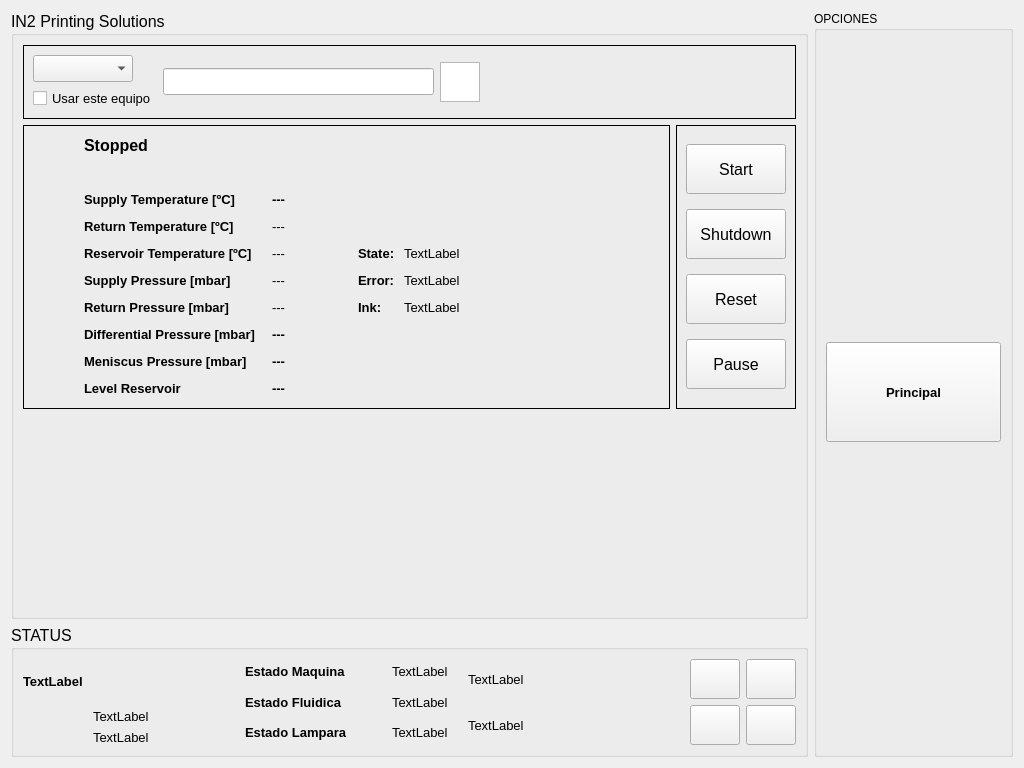
<?xml version="1.0" encoding="UTF-8"?>
<ui version="4.0">
 <class>FluidicaUI</class>
 <widget class="QWidget" name="FluidicaUI">
  <property name="geometry">
   <rect>
    <x>0</x>
    <y>0</y>
    <width>1024</width>
    <height>768</height>
   </rect>
  </property>
  <property name="sizePolicy">
   <sizepolicy hsizetype="Expanding" vsizetype="Preferred">
    <horstretch>0</horstretch>
    <verstretch>0</verstretch>
   </sizepolicy>
  </property>
  <property name="windowTitle">
   <string>IN2PS</string>
  </property>
  <property name="windowOpacity">
   <double>1.000000000000000</double>
  </property>
  <layout class="QGridLayout" name="gridLayout">
   <item row="1" column="0">
    <widget class="QGroupBox" name="groupBox">
     <property name="sizePolicy">
      <sizepolicy hsizetype="Expanding" vsizetype="Expanding">
       <horstretch>12</horstretch>
       <verstretch>4</verstretch>
      </sizepolicy>
     </property>
     <property name="font">
      <font>
       <pointsize>12</pointsize>
      </font>
     </property>
     <property name="title">
      <string>STATUS</string>
     </property>
     <layout class="QGridLayout" name="gridLayout_6">
      <item row="0" column="0" rowspan="2">
       <layout class="QGridLayout" name="gridLayout_7" columnstretch="0">
        <item row="0" column="0">
         <widget class="QLabel" name="fecha">
          <property name="sizePolicy">
           <sizepolicy hsizetype="Preferred" vsizetype="Preferred">
            <horstretch>1</horstretch>
            <verstretch>1</verstretch>
           </sizepolicy>
          </property>
          <property name="font">
           <font>
            <pointsize>10</pointsize>
            <weight>75</weight>
            <bold>true</bold>
           </font>
          </property>
          <property name="text">
           <string>TextLabel</string>
          </property>
         </widget>
        </item>
        <item row="1" column="0">
         <layout class="QGridLayout" name="gridLayout_5">
          <item row="0" column="0" rowspan="2">
           <widget class="QLabel" name="m_TextoStatus">
            <property name="sizePolicy">
             <sizepolicy hsizetype="Maximum" vsizetype="Maximum">
              <horstretch>1</horstretch>
              <verstretch>1</verstretch>
             </sizepolicy>
            </property>
            <property name="maximumSize">
             <size>
              <width>64</width>
              <height>64</height>
             </size>
            </property>
            <property name="text">
             <string/>
            </property>
            <property name="pixmap">
             <pixmap resource="../../Xaar/SinglePass/shared.qrc">:/res/images/folder_logo.png</pixmap>
            </property>
            <property name="scaledContents">
             <bool>true</bool>
            </property>
           </widget>
          </item>
          <item row="0" column="1">
           <widget class="QLabel" name="usuario_actual">
            <property name="sizePolicy">
             <sizepolicy hsizetype="Preferred" vsizetype="Preferred">
              <horstretch>1</horstretch>
              <verstretch>1</verstretch>
             </sizepolicy>
            </property>
            <property name="font">
             <font>
              <pointsize>10</pointsize>
             </font>
            </property>
            <property name="text">
             <string>TextLabel</string>
            </property>
           </widget>
          </item>
          <item row="1" column="1">
           <widget class="QLabel" name="m_User">
            <property name="sizePolicy">
             <sizepolicy hsizetype="Preferred" vsizetype="Preferred">
              <horstretch>1</horstretch>
              <verstretch>1</verstretch>
             </sizepolicy>
            </property>
            <property name="font">
             <font>
              <pointsize>10</pointsize>
             </font>
            </property>
            <property name="text">
             <string>TextLabel</string>
            </property>
           </widget>
          </item>
         </layout>
        </item>
       </layout>
      </item>
      <item row="0" column="1" rowspan="2">
       <layout class="QGridLayout" name="gridLayout_3" columnstretch="2,0">
        <item row="0" column="0">
         <widget class="QLabel" name="lblMaquina">
          <property name="sizePolicy">
           <sizepolicy hsizetype="Preferred" vsizetype="Preferred">
            <horstretch>2</horstretch>
            <verstretch>1</verstretch>
           </sizepolicy>
          </property>
          <property name="font">
           <font>
            <pointsize>10</pointsize>
            <weight>75</weight>
            <bold>true</bold>
           </font>
          </property>
          <property name="text">
           <string>Estado Maquina</string>
          </property>
         </widget>
        </item>
        <item row="1" column="0">
         <widget class="QLabel" name="lblFluid">
          <property name="sizePolicy">
           <sizepolicy hsizetype="Preferred" vsizetype="Preferred">
            <horstretch>2</horstretch>
            <verstretch>1</verstretch>
           </sizepolicy>
          </property>
          <property name="font">
           <font>
            <pointsize>10</pointsize>
            <weight>75</weight>
            <bold>true</bold>
           </font>
          </property>
          <property name="text">
           <string>Estado Fluidica</string>
          </property>
         </widget>
        </item>
        <item row="2" column="0">
         <widget class="QLabel" name="lblLamp">
          <property name="sizePolicy">
           <sizepolicy hsizetype="Preferred" vsizetype="Preferred">
            <horstretch>2</horstretch>
            <verstretch>1</verstretch>
           </sizepolicy>
          </property>
          <property name="font">
           <font>
            <pointsize>10</pointsize>
            <weight>75</weight>
            <bold>true</bold>
           </font>
          </property>
          <property name="text">
           <string>Estado Lampara</string>
          </property>
         </widget>
        </item>
        <item row="0" column="1">
         <widget class="QLabel" name="led_EstadoMaquina">
          <property name="sizePolicy">
           <sizepolicy hsizetype="Preferred" vsizetype="Preferred">
            <horstretch>1</horstretch>
            <verstretch>1</verstretch>
           </sizepolicy>
          </property>
          <property name="font">
           <font>
            <pointsize>10</pointsize>
           </font>
          </property>
          <property name="text">
           <string>TextLabel</string>
          </property>
         </widget>
        </item>
        <item row="2" column="1">
         <widget class="QLabel" name="led_EstadoLampara">
          <property name="sizePolicy">
           <sizepolicy hsizetype="Preferred" vsizetype="Preferred">
            <horstretch>1</horstretch>
            <verstretch>1</verstretch>
           </sizepolicy>
          </property>
          <property name="font">
           <font>
            <pointsize>10</pointsize>
           </font>
          </property>
          <property name="text">
           <string>TextLabel</string>
          </property>
         </widget>
        </item>
        <item row="1" column="1">
         <widget class="QLabel" name="led_EstadoTemperatura">
          <property name="sizePolicy">
           <sizepolicy hsizetype="Preferred" vsizetype="Preferred">
            <horstretch>1</horstretch>
            <verstretch>1</verstretch>
           </sizepolicy>
          </property>
          <property name="font">
           <font>
            <pointsize>10</pointsize>
           </font>
          </property>
          <property name="text">
           <string>TextLabel</string>
          </property>
         </widget>
        </item>
       </layout>
      </item>
      <item row="0" column="2" rowspan="2">
       <layout class="QGridLayout" name="gridLayout_2">
        <item row="0" column="0">
         <widget class="QLabel" name="m_NombreFicheroConfig">
          <property name="sizePolicy">
           <sizepolicy hsizetype="Preferred" vsizetype="Preferred">
            <horstretch>30</horstretch>
            <verstretch>0</verstretch>
           </sizepolicy>
          </property>
          <property name="font">
           <font>
            <pointsize>10</pointsize>
           </font>
          </property>
          <property name="text">
           <string>TextLabel</string>
          </property>
         </widget>
        </item>
        <item row="1" column="0">
         <widget class="QLabel" name="m_RutaFicheroConfig">
          <property name="sizePolicy">
           <sizepolicy hsizetype="Preferred" vsizetype="Preferred">
            <horstretch>20</horstretch>
            <verstretch>0</verstretch>
           </sizepolicy>
          </property>
          <property name="font">
           <font>
            <pointsize>10</pointsize>
           </font>
          </property>
          <property name="text">
           <string>TextLabel</string>
          </property>
         </widget>
        </item>
       </layout>
      </item>
      <item row="0" column="3">
       <widget class="QPushButton" name="m_ButtonShowLog">
        <property name="sizePolicy">
         <sizepolicy hsizetype="Preferred" vsizetype="Preferred">
          <horstretch>1</horstretch>
          <verstretch>0</verstretch>
         </sizepolicy>
        </property>
        <property name="minimumSize">
         <size>
          <width>50</width>
          <height>40</height>
         </size>
        </property>
        <property name="maximumSize">
         <size>
          <width>50</width>
          <height>40</height>
         </size>
        </property>
        <property name="text">
         <string/>
        </property>
        <property name="icon">
         <iconset resource="../../Xaar/SinglePass/shared.qrc">
          <normaloff>:/res/images/agent.png</normaloff>:/res/images/agent.png</iconset>
        </property>
        <property name="iconSize">
         <size>
          <width>24</width>
          <height>24</height>
         </size>
        </property>
       </widget>
      </item>
      <item row="0" column="4">
       <widget class="QPushButton" name="m_MostrarInicio">
        <property name="sizePolicy">
         <sizepolicy hsizetype="Preferred" vsizetype="Preferred">
          <horstretch>0</horstretch>
          <verstretch>0</verstretch>
         </sizepolicy>
        </property>
        <property name="minimumSize">
         <size>
          <width>50</width>
          <height>40</height>
         </size>
        </property>
        <property name="maximumSize">
         <size>
          <width>50</width>
          <height>40</height>
         </size>
        </property>
        <property name="text">
         <string/>
        </property>
        <property name="icon">
         <iconset resource="../../Xaar/SinglePass/shared.qrc">
          <normaloff>:/res/images/desktop.png</normaloff>:/res/images/desktop.png</iconset>
        </property>
        <property name="iconSize">
         <size>
          <width>24</width>
          <height>24</height>
         </size>
        </property>
       </widget>
      </item>
      <item row="1" column="3">
       <widget class="QPushButton" name="m_MostrarMantenimiento">
        <property name="enabled">
         <bool>true</bool>
        </property>
        <property name="sizePolicy">
         <sizepolicy hsizetype="Preferred" vsizetype="Preferred">
          <horstretch>1</horstretch>
          <verstretch>0</verstretch>
         </sizepolicy>
        </property>
        <property name="minimumSize">
         <size>
          <width>50</width>
          <height>40</height>
         </size>
        </property>
        <property name="maximumSize">
         <size>
          <width>50</width>
          <height>40</height>
         </size>
        </property>
        <property name="text">
         <string/>
        </property>
        <property name="icon">
         <iconset resource="../../Xaar/SinglePass/shared.qrc">
          <normaloff>:/res/images/light_off.png</normaloff>:/res/images/light_off.png</iconset>
        </property>
        <property name="iconSize">
         <size>
          <width>24</width>
          <height>24</height>
         </size>
        </property>
       </widget>
      </item>
      <item row="1" column="4">
       <widget class="QPushButton" name="m_MostrarAyuda">
        <property name="sizePolicy">
         <sizepolicy hsizetype="Preferred" vsizetype="Preferred">
          <horstretch>0</horstretch>
          <verstretch>0</verstretch>
         </sizepolicy>
        </property>
        <property name="minimumSize">
         <size>
          <width>50</width>
          <height>40</height>
         </size>
        </property>
        <property name="maximumSize">
         <size>
          <width>50</width>
          <height>40</height>
         </size>
        </property>
        <property name="text">
         <string/>
        </property>
        <property name="icon">
         <iconset resource="../../Xaar/SinglePass/shared.qrc">
          <normaloff>:/res/images/contacto.png</normaloff>:/res/images/contacto.png</iconset>
        </property>
        <property name="iconSize">
         <size>
          <width>24</width>
          <height>24</height>
         </size>
        </property>
       </widget>
      </item>
     </layout>
    </widget>
   </item>
   <item row="0" column="1" rowspan="2">
    <widget class="QGroupBox" name="groupBox_3">
     <property name="sizePolicy">
      <sizepolicy hsizetype="Expanding" vsizetype="Preferred">
       <horstretch>3</horstretch>
       <verstretch>0</verstretch>
      </sizepolicy>
     </property>
     <property name="title">
      <string>OPCIONES</string>
     </property>
     <layout class="QVBoxLayout" name="verticalLayout">
      <property name="spacing">
       <number>50</number>
      </property>
      <property name="sizeConstraint">
       <enum>QLayout::SetNoConstraint</enum>
      </property>
      <property name="rightMargin">
       <number>9</number>
      </property>
      <item>
       <widget class="QPushButton" name="m_AceptarButton">
        <property name="sizePolicy">
         <sizepolicy hsizetype="Ignored" vsizetype="Ignored">
          <horstretch>0</horstretch>
          <verstretch>0</verstretch>
         </sizepolicy>
        </property>
        <property name="maximumSize">
         <size>
          <width>16777215</width>
          <height>100</height>
         </size>
        </property>
        <property name="font">
         <font>
          <pointsize>10</pointsize>
          <weight>75</weight>
          <bold>true</bold>
         </font>
        </property>
        <property name="text">
         <string>Principal</string>
        </property>
        <property name="icon">
         <iconset resource="../../Xaar/SinglePass/shared.qrc">
          <normaloff>:/res/images/Home.png</normaloff>:/res/images/Home.png</iconset>
        </property>
        <property name="iconSize">
         <size>
          <width>60</width>
          <height>60</height>
         </size>
        </property>
       </widget>
      </item>
     </layout>
    </widget>
   </item>
   <item row="0" column="0">
    <widget class="QGroupBox" name="groupBoxCentral">
     <property name="sizePolicy">
      <sizepolicy hsizetype="Expanding" vsizetype="Preferred">
       <horstretch>12</horstretch>
       <verstretch>20</verstretch>
      </sizepolicy>
     </property>
     <property name="font">
      <font>
       <pointsize>12</pointsize>
      </font>
     </property>
     <property name="title">
      <string>IN2 Printing Solutions</string>
     </property>
     <layout class="QGridLayout" name="gridLayout_10">
      <item row="0" column="0" colspan="2">
       <widget class="QFrame" name="frame">
        <property name="frameShape">
         <enum>QFrame::Box</enum>
        </property>
        <property name="frameShadow">
         <enum>QFrame::Plain</enum>
        </property>
        <layout class="QHBoxLayout" name="horizontalLayout">
         <item>
          <layout class="QVBoxLayout" name="verticalLayout_2">
           <item>
            <widget class="QComboBox" name="m_Equipo">
             <property name="sizePolicy">
              <sizepolicy hsizetype="Fixed" vsizetype="Fixed">
               <horstretch>0</horstretch>
               <verstretch>0</verstretch>
              </sizepolicy>
             </property>
             <property name="maximumSize">
              <size>
               <width>100</width>
               <height>40</height>
              </size>
             </property>
            </widget>
           </item>
           <item>
            <widget class="QCheckBox" name="m_Used">
             <property name="font">
              <font>
               <pointsize>10</pointsize>
              </font>
             </property>
             <property name="text">
              <string>Usar este equipo</string>
             </property>
            </widget>
           </item>
          </layout>
         </item>
         <item>
          <widget class="QLineEdit" name="m_Descripcion"/>
         </item>
         <item>
          <widget class="QTextEdit" name="m_Color">
           <property name="sizePolicy">
            <sizepolicy hsizetype="Fixed" vsizetype="Expanding">
             <horstretch>0</horstretch>
             <verstretch>0</verstretch>
            </sizepolicy>
           </property>
           <property name="maximumSize">
            <size>
             <width>40</width>
             <height>40</height>
            </size>
           </property>
           <property name="tabChangesFocus">
            <bool>true</bool>
           </property>
           <property name="readOnly">
            <bool>true</bool>
           </property>
          </widget>
         </item>
         <item>
          <spacer name="horizontalSpacer_2">
           <property name="orientation">
            <enum>Qt::Horizontal</enum>
           </property>
           <property name="sizeType">
            <enum>QSizePolicy::MinimumExpanding</enum>
           </property>
           <property name="sizeHint" stdset="0">
            <size>
             <width>306</width>
             <height>20</height>
            </size>
           </property>
          </spacer>
         </item>
        </layout>
       </widget>
      </item>
      <item row="1" column="0">
       <widget class="QFrame" name="frame_2">
        <property name="sizePolicy">
         <sizepolicy hsizetype="Preferred" vsizetype="Expanding">
          <horstretch>0</horstretch>
          <verstretch>2</verstretch>
         </sizepolicy>
        </property>
        <property name="frameShape">
         <enum>QFrame::Box</enum>
        </property>
        <property name="frameShadow">
         <enum>QFrame::Plain</enum>
        </property>
        <layout class="QGridLayout" name="gridLayout_4">
         <item row="0" column="0">
          <layout class="QGridLayout" name="gridLayout_9">
           <item row="0" column="1">
            <widget class="QLabel" name="lbl_EstadoActual">
             <property name="sizePolicy">
              <sizepolicy hsizetype="Fixed" vsizetype="Preferred">
               <horstretch>4</horstretch>
               <verstretch>0</verstretch>
              </sizepolicy>
             </property>
             <property name="maximumSize">
              <size>
               <width>16777215</width>
               <height>30</height>
              </size>
             </property>
             <property name="font">
              <font>
               <weight>75</weight>
               <bold>true</bold>
              </font>
             </property>
             <property name="text">
              <string>Stopped</string>
             </property>
            </widget>
           </item>
           <item row="0" column="0">
            <widget class="QLabel" name="lbl_Estado">
             <property name="sizePolicy">
              <sizepolicy hsizetype="Preferred" vsizetype="Preferred">
               <horstretch>1</horstretch>
               <verstretch>0</verstretch>
              </sizepolicy>
             </property>
             <property name="maximumSize">
              <size>
               <width>16777215</width>
               <height>30</height>
              </size>
             </property>
             <property name="text">
              <string/>
             </property>
             <property name="pixmap">
              <pixmap resource="../../Xaar/SinglePass/shared.qrc">:/res/images/Ledambar.png</pixmap>
             </property>
             <property name="alignment">
              <set>Qt::AlignCenter</set>
             </property>
             <property name="margin">
              <number>0</number>
             </property>
            </widget>
           </item>
           <item row="1" column="0">
            <widget class="QLabel" name="label_4">
             <property name="text">
              <string/>
             </property>
            </widget>
           </item>
           <item row="2" column="1">
            <widget class="QLabel" name="lbl_Stopped_12">
             <property name="sizePolicy">
              <sizepolicy hsizetype="Minimum" vsizetype="Preferred">
               <horstretch>2</horstretch>
               <verstretch>0</verstretch>
              </sizepolicy>
             </property>
             <property name="font">
              <font>
               <pointsize>10</pointsize>
               <weight>75</weight>
               <bold>true</bold>
              </font>
             </property>
             <property name="text">
              <string>Supply Temperature [ºC]</string>
             </property>
             <property name="alignment">
              <set>Qt::AlignLeading|Qt::AlignLeft|Qt::AlignVCenter</set>
             </property>
            </widget>
           </item>
           <item row="3" column="1">
            <widget class="QLabel" name="lbl_Stopped_18">
             <property name="sizePolicy">
              <sizepolicy hsizetype="Minimum" vsizetype="Preferred">
               <horstretch>2</horstretch>
               <verstretch>0</verstretch>
              </sizepolicy>
             </property>
             <property name="font">
              <font>
               <pointsize>10</pointsize>
               <weight>75</weight>
               <bold>true</bold>
              </font>
             </property>
             <property name="text">
              <string>Return Temperature [ºC]</string>
             </property>
             <property name="alignment">
              <set>Qt::AlignLeading|Qt::AlignLeft|Qt::AlignVCenter</set>
             </property>
            </widget>
           </item>
           <item row="4" column="1">
            <widget class="QLabel" name="lbl_Stopped_19">
             <property name="sizePolicy">
              <sizepolicy hsizetype="Minimum" vsizetype="Preferred">
               <horstretch>2</horstretch>
               <verstretch>0</verstretch>
              </sizepolicy>
             </property>
             <property name="font">
              <font>
               <pointsize>10</pointsize>
               <weight>75</weight>
               <bold>true</bold>
              </font>
             </property>
             <property name="text">
              <string>Reservoir Temperature [ºC]    </string>
             </property>
             <property name="alignment">
              <set>Qt::AlignLeading|Qt::AlignLeft|Qt::AlignVCenter</set>
             </property>
            </widget>
           </item>
           <item row="5" column="1">
            <widget class="QLabel" name="lbl_Stopped_15">
             <property name="sizePolicy">
              <sizepolicy hsizetype="Minimum" vsizetype="Preferred">
               <horstretch>2</horstretch>
               <verstretch>0</verstretch>
              </sizepolicy>
             </property>
             <property name="font">
              <font>
               <pointsize>10</pointsize>
               <weight>75</weight>
               <bold>true</bold>
              </font>
             </property>
             <property name="text">
              <string>Supply Pressure [mbar]</string>
             </property>
             <property name="alignment">
              <set>Qt::AlignLeading|Qt::AlignLeft|Qt::AlignVCenter</set>
             </property>
            </widget>
           </item>
           <item row="6" column="1">
            <widget class="QLabel" name="label_6">
             <property name="font">
              <font>
               <pointsize>10</pointsize>
               <weight>75</weight>
               <bold>true</bold>
              </font>
             </property>
             <property name="text">
              <string>Return Pressure [mbar]</string>
             </property>
            </widget>
           </item>
           <item row="7" column="1">
            <widget class="QLabel" name="lbl_Stopped_17">
             <property name="sizePolicy">
              <sizepolicy hsizetype="Minimum" vsizetype="Preferred">
               <horstretch>2</horstretch>
               <verstretch>0</verstretch>
              </sizepolicy>
             </property>
             <property name="font">
              <font>
               <pointsize>10</pointsize>
               <weight>75</weight>
               <bold>true</bold>
              </font>
             </property>
             <property name="text">
              <string>Differential Pressure [mbar]</string>
             </property>
             <property name="alignment">
              <set>Qt::AlignLeading|Qt::AlignLeft|Qt::AlignVCenter</set>
             </property>
            </widget>
           </item>
           <item row="8" column="1">
            <widget class="QLabel" name="lbl_Stopped_16">
             <property name="sizePolicy">
              <sizepolicy hsizetype="Minimum" vsizetype="Preferred">
               <horstretch>2</horstretch>
               <verstretch>0</verstretch>
              </sizepolicy>
             </property>
             <property name="font">
              <font>
               <pointsize>10</pointsize>
               <weight>75</weight>
               <bold>true</bold>
              </font>
             </property>
             <property name="text">
              <string>Meniscus Pressure [mbar]</string>
             </property>
             <property name="alignment">
              <set>Qt::AlignLeading|Qt::AlignLeft|Qt::AlignVCenter</set>
             </property>
            </widget>
           </item>
           <item row="9" column="1">
            <widget class="QLabel" name="lbl_Stopped_13">
             <property name="sizePolicy">
              <sizepolicy hsizetype="Minimum" vsizetype="Preferred">
               <horstretch>2</horstretch>
               <verstretch>0</verstretch>
              </sizepolicy>
             </property>
             <property name="font">
              <font>
               <pointsize>10</pointsize>
               <weight>75</weight>
               <bold>true</bold>
              </font>
             </property>
             <property name="text">
              <string>Level Reservoir</string>
             </property>
             <property name="alignment">
              <set>Qt::AlignLeading|Qt::AlignLeft|Qt::AlignVCenter</set>
             </property>
            </widget>
           </item>
           <item row="2" column="2">
            <widget class="QLabel" name="value_SupplyTemp">
             <property name="sizePolicy">
              <sizepolicy hsizetype="Preferred" vsizetype="Preferred">
               <horstretch>1</horstretch>
               <verstretch>0</verstretch>
              </sizepolicy>
             </property>
             <property name="font">
              <font>
               <pointsize>10</pointsize>
               <weight>75</weight>
               <bold>true</bold>
              </font>
             </property>
             <property name="text">
              <string>---</string>
             </property>
            </widget>
           </item>
           <item row="0" column="2">
            <spacer name="horizontalSpacer_8">
             <property name="orientation">
              <enum>Qt::Horizontal</enum>
             </property>
             <property name="sizeType">
              <enum>QSizePolicy::Fixed</enum>
             </property>
             <property name="sizeHint" stdset="0">
              <size>
               <width>80</width>
               <height>20</height>
              </size>
             </property>
            </spacer>
           </item>
           <item row="3" column="2">
            <widget class="QLabel" name="value_ReturnTemp">
             <property name="sizePolicy">
              <sizepolicy hsizetype="Preferred" vsizetype="Preferred">
               <horstretch>1</horstretch>
               <verstretch>0</verstretch>
              </sizepolicy>
             </property>
             <property name="font">
              <font>
               <pointsize>10</pointsize>
              </font>
             </property>
             <property name="text">
              <string>---</string>
             </property>
            </widget>
           </item>
           <item row="4" column="2">
            <widget class="QLabel" name="value_ResTemp">
             <property name="sizePolicy">
              <sizepolicy hsizetype="Preferred" vsizetype="Preferred">
               <horstretch>1</horstretch>
               <verstretch>0</verstretch>
              </sizepolicy>
             </property>
             <property name="font">
              <font>
               <pointsize>10</pointsize>
              </font>
             </property>
             <property name="text">
              <string>---</string>
             </property>
            </widget>
           </item>
           <item row="5" column="2">
            <widget class="QLabel" name="value_SupplyPr">
             <property name="sizePolicy">
              <sizepolicy hsizetype="Preferred" vsizetype="Preferred">
               <horstretch>1</horstretch>
               <verstretch>0</verstretch>
              </sizepolicy>
             </property>
             <property name="font">
              <font>
               <pointsize>10</pointsize>
              </font>
             </property>
             <property name="text">
              <string>---</string>
             </property>
            </widget>
           </item>
           <item row="6" column="2">
            <widget class="QLabel" name="value_ReturnPr">
             <property name="font">
              <font>
               <pointsize>10</pointsize>
              </font>
             </property>
             <property name="text">
              <string>---</string>
             </property>
            </widget>
           </item>
           <item row="7" column="2">
            <widget class="QLabel" name="value_DifferentialPr">
             <property name="sizePolicy">
              <sizepolicy hsizetype="Preferred" vsizetype="Preferred">
               <horstretch>1</horstretch>
               <verstretch>0</verstretch>
              </sizepolicy>
             </property>
             <property name="font">
              <font>
               <pointsize>10</pointsize>
               <weight>75</weight>
               <bold>true</bold>
              </font>
             </property>
             <property name="text">
              <string>---</string>
             </property>
            </widget>
           </item>
           <item row="8" column="2">
            <widget class="QLabel" name="value_MeniscusPr">
             <property name="sizePolicy">
              <sizepolicy hsizetype="Preferred" vsizetype="Preferred">
               <horstretch>1</horstretch>
               <verstretch>0</verstretch>
              </sizepolicy>
             </property>
             <property name="font">
              <font>
               <pointsize>10</pointsize>
               <weight>75</weight>
               <bold>true</bold>
              </font>
             </property>
             <property name="text">
              <string>---</string>
             </property>
            </widget>
           </item>
           <item row="9" column="2">
            <widget class="QLabel" name="value_LevelRes">
             <property name="sizePolicy">
              <sizepolicy hsizetype="Preferred" vsizetype="Preferred">
               <horstretch>1</horstretch>
               <verstretch>0</verstretch>
              </sizepolicy>
             </property>
             <property name="font">
              <font>
               <pointsize>10</pointsize>
               <weight>75</weight>
               <bold>true</bold>
              </font>
             </property>
             <property name="text">
              <string>---</string>
             </property>
            </widget>
           </item>
           <item row="2" column="0">
            <spacer name="horizontalSpacer">
             <property name="orientation">
              <enum>Qt::Horizontal</enum>
             </property>
             <property name="sizeType">
              <enum>QSizePolicy::Expanding</enum>
             </property>
             <property name="sizeHint" stdset="0">
              <size>
               <width>40</width>
               <height>20</height>
              </size>
             </property>
            </spacer>
           </item>
           <item row="9" column="5">
            <spacer name="horizontalSpacer_6">
             <property name="orientation">
              <enum>Qt::Horizontal</enum>
             </property>
             <property name="sizeType">
              <enum>QSizePolicy::Minimum</enum>
             </property>
             <property name="sizeHint" stdset="0">
              <size>
               <width>200</width>
               <height>20</height>
              </size>
             </property>
            </spacer>
           </item>
           <item row="5" column="3">
            <widget class="QLabel" name="label_5">
             <property name="font">
              <font>
               <pointsize>10</pointsize>
               <weight>75</weight>
               <bold>true</bold>
              </font>
             </property>
             <property name="text">
              <string>Error:</string>
             </property>
            </widget>
           </item>
           <item row="6" column="3">
            <widget class="QLabel" name="label_7">
             <property name="font">
              <font>
               <pointsize>10</pointsize>
               <weight>75</weight>
               <bold>true</bold>
              </font>
             </property>
             <property name="text">
              <string>Ink:</string>
             </property>
            </widget>
           </item>
           <item row="4" column="3">
            <widget class="QLabel" name="lblEstado">
             <property name="font">
              <font>
               <pointsize>10</pointsize>
               <weight>75</weight>
               <bold>true</bold>
              </font>
             </property>
             <property name="text">
              <string>State: </string>
             </property>
            </widget>
           </item>
           <item row="5" column="4">
            <widget class="QLabel" name="lbl_ErrorMode">
             <property name="font">
              <font>
               <pointsize>10</pointsize>
              </font>
             </property>
             <property name="text">
              <string>TextLabel</string>
             </property>
            </widget>
           </item>
           <item row="4" column="4">
            <widget class="QLabel" name="lbl_State">
             <property name="font">
              <font>
               <pointsize>10</pointsize>
              </font>
             </property>
             <property name="text">
              <string>TextLabel</string>
             </property>
            </widget>
           </item>
           <item row="6" column="4">
            <widget class="QLabel" name="m_FillTankOK">
             <property name="font">
              <font>
               <pointsize>10</pointsize>
              </font>
             </property>
             <property name="text">
              <string>TextLabel</string>
             </property>
            </widget>
           </item>
          </layout>
         </item>
        </layout>
       </widget>
      </item>
      <item row="1" column="1">
       <widget class="QFrame" name="frame_3">
        <property name="frameShape">
         <enum>QFrame::Box</enum>
        </property>
        <property name="frameShadow">
         <enum>QFrame::Plain</enum>
        </property>
        <layout class="QGridLayout" name="gridLayout_8">
         <item row="0" column="0">
          <widget class="QPushButton" name="m_StartHydra">
           <property name="sizePolicy">
            <sizepolicy hsizetype="Fixed" vsizetype="Fixed">
             <horstretch>0</horstretch>
             <verstretch>0</verstretch>
            </sizepolicy>
           </property>
           <property name="minimumSize">
            <size>
             <width>100</width>
             <height>50</height>
            </size>
           </property>
           <property name="maximumSize">
            <size>
             <width>100</width>
             <height>50</height>
            </size>
           </property>
           <property name="text">
            <string>Start</string>
           </property>
          </widget>
         </item>
         <item row="1" column="0">
          <widget class="QPushButton" name="m_ShutdownHydra">
           <property name="sizePolicy">
            <sizepolicy hsizetype="Fixed" vsizetype="Fixed">
             <horstretch>0</horstretch>
             <verstretch>0</verstretch>
            </sizepolicy>
           </property>
           <property name="minimumSize">
            <size>
             <width>100</width>
             <height>50</height>
            </size>
           </property>
           <property name="maximumSize">
            <size>
             <width>100</width>
             <height>50</height>
            </size>
           </property>
           <property name="text">
            <string>Shutdown</string>
           </property>
          </widget>
         </item>
         <item row="2" column="0">
          <widget class="QPushButton" name="m_ResetHydra">
           <property name="sizePolicy">
            <sizepolicy hsizetype="Fixed" vsizetype="Fixed">
             <horstretch>0</horstretch>
             <verstretch>0</verstretch>
            </sizepolicy>
           </property>
           <property name="minimumSize">
            <size>
             <width>100</width>
             <height>50</height>
            </size>
           </property>
           <property name="maximumSize">
            <size>
             <width>100</width>
             <height>50</height>
            </size>
           </property>
           <property name="text">
            <string>Reset</string>
           </property>
          </widget>
         </item>
         <item row="3" column="0">
          <widget class="QPushButton" name="m_PauseHydra">
           <property name="sizePolicy">
            <sizepolicy hsizetype="Fixed" vsizetype="Fixed">
             <horstretch>0</horstretch>
             <verstretch>0</verstretch>
            </sizepolicy>
           </property>
           <property name="minimumSize">
            <size>
             <width>100</width>
             <height>50</height>
            </size>
           </property>
           <property name="maximumSize">
            <size>
             <width>100</width>
             <height>50</height>
            </size>
           </property>
           <property name="text">
            <string>Pause</string>
           </property>
          </widget>
         </item>
        </layout>
       </widget>
      </item>
      <item row="2" column="0">
       <spacer name="verticalSpacer">
        <property name="orientation">
         <enum>Qt::Vertical</enum>
        </property>
        <property name="sizeHint" stdset="0">
         <size>
          <width>20</width>
          <height>198</height>
         </size>
        </property>
       </spacer>
      </item>
     </layout>
    </widget>
   </item>
  </layout>
 </widget>
 <tabstops>
  <tabstop>m_AceptarButton</tabstop>
  <tabstop>m_StartHydra</tabstop>
  <tabstop>m_ShutdownHydra</tabstop>
  <tabstop>m_ButtonShowLog</tabstop>
  <tabstop>m_MostrarInicio</tabstop>
  <tabstop>m_MostrarMantenimiento</tabstop>
  <tabstop>m_MostrarAyuda</tabstop>
 </tabstops>
 <resources>
  <include location="../../Xaar/SinglePass/shared.qrc"/>
 </resources>
 <connections/>
</ui>
